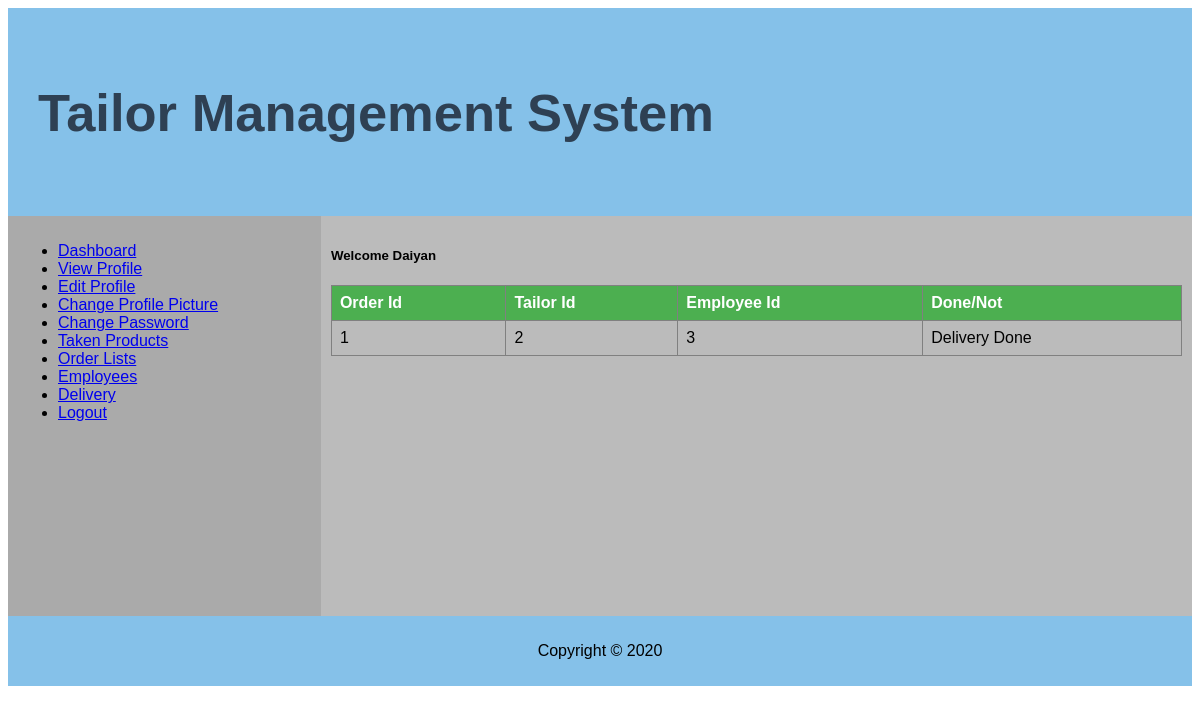
Screenshot of /delivery.php (signed in) with the database file from the repository.
### tables this page shows
CREATE TABLE `delivery` (
  `oid` bigint(100) NOT NULL,
  `tid` int(50) NOT NULL,
  `eid` int(50) NOT NULL,
  `Done/Not` varchar(50) NOT NULL
);

### delivery.php (the view, shortened to what this page needs)
<?php
$userName=$_SESSION['userName'];
?>
<html>
<head>
  <link rel="stylesheet" type="text/css" href="CSS/table.css">
</head>
<body>
<div class="grid-container">
  <div class="header">
    <h2 style="color: #2E4053"; align="left">Tailor Management System <?php
    ?></h2>
  </div>
  <div class="left" style="background-color:#aaa;">
  <ul>
  <li><a href="nhome.php">Dashboard</a></li>
  <li><a href="view.php?userName=<?php echo $userName; ?>">View Profile</a></li>
  <li><a href="edit.php">Edit Profile</a></li>
  <li><a href="changepic.php">Change Profile Picture</a></li>
  <li><a href="changepass.php">Change Password</a></li>
  <li><a href="all_taken_products.php">Taken Products</a></li>
  <li><a href="all_orders.php">Order Lists</a></li>
  <li><a href="employee_list.php">Employees</a></li>
  <li><a href="delivery.php">Delivery</a></li>
    <li><a href="logout.php">Logout</a></li>
</ul>
  </div>
  <div class="middle" style="background-color:#bbb;"><?php
    $name=$_SESSION['name'];
    echo "<h5>Welcome $name</h5>";
    ?>
    <?php
$con=mysqli_connect("localhost","root","","db");
  $sql="SELECT `oid`, `tid`, `eid`, `Done/Not` FROM `delivery` ";
  $result=mysqli_query($con,$sql);
  if(mysqli_num_rows($result)>0)
   {
    ?>
    <table border='1' cellpadding='8'>
      <tr>
        <th>Order Id</th>
        <th>Tailor Id</th>
        <th>Employee Id</th>
        <th>Done/Not</th>
      </tr>
    <?php
    while($row=mysqli_fetch_array($result))
    {
      echo "<tr>";
      echo "<td>".$row['oid']."</td>";
      echo "<td>".$row['tid']."</td>";
      echo "<td>".$row['eid']."</td>";
      echo "<td>".$row['Done/Not']."</td>";
      echo "</tr>";
    }
    echo "</table>";
   }
   else
   {
    echo "No data found.<br/>";
   }
?>
     </div>
  <div class="footer">
    <p>Copyright © 2020</p>
  </div>
</div>
</body>
</html>

### CSS/table.css (style rules this page uses)
* { box-sizing: border-box; }
body { font-family: Arial, Helvetica, sans-serif; }
.header { grid-area: header; background-color: #85C1E9; padding: 30px; text-align: center; font-size: 35px; }
.grid-container { display: grid; grid-template-areas: 'header header header header header header' 'left middle middle middle middle middle' 'footer footer footer footer footer footer'; }
.left, .middle, .right { padding: 10px; height: 400px; overflow: scroll; }
.left { grid-area: left; }
.middle { grid-area: middle; }
.footer { grid-area: footer; background-color: #85C1E9; padding: 10px; text-align: center; }
table { border-collapse: collapse; width: 100%; }
th, td { text-align: left; padding: 8px; }
th { background-color: #4CAF50; color: white; }

### rows the page displays
delivery: oid "1", tid "2", eid "3", value "Delivery Done"

### other values shown
$name "Daiyan"
